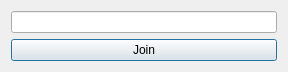
<?xml version="1.0" encoding="UTF-8"?>
<ui version="4.0">
 <class>DialogRoom</class>
 <widget class="QDialog" name="DialogRoom">
  <property name="geometry">
   <rect>
    <x>0</x>
    <y>0</y>
    <width>288</width>
    <height>72</height>
   </rect>
  </property>
  <property name="windowTitle">
   <string>Tv'Ease</string>
  </property>
  <property name="windowIcon">
   <iconset resource="source.qrc">
    <normaloff>:/img/images/logo.png</normaloff>:/img/images/logo.png</iconset>
  </property>
  <layout class="QVBoxLayout" name="verticalLayout">
   <item>
    <widget class="QLineEdit" name="txtRoom"/>
   </item>
   <item>
    <widget class="QPushButton" name="btnJoin">
     <property name="text">
      <string>Join</string>
     </property>
     <property name="default">
      <bool>true</bool>
     </property>
    </widget>
   </item>
  </layout>
 </widget>
 <resources>
  <include location="source.qrc"/>
 </resources>
 <connections/>
</ui>
